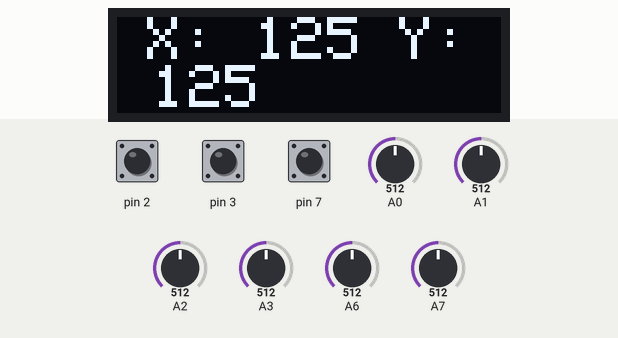
This sketch was run on a simulated Arduino Nano, built with avr-gcc and run on an emulated ATmega328P. Parts: 128×32 one-colour display. The test bench sets the inputs (shaded band); at power-on: A6 = 512, A7 = 512, pin 2 HIGH, pin 3 HIGH, pin 7 HIGH, A0 = 512, A1 = 512, A2 = 512, A3 = 512. The display library's start-up logo is not drawn; no radio packets arrive unless stated.

Above: at 3.3 s.
3.4 s: A6 set to 716
At 4.1 s:
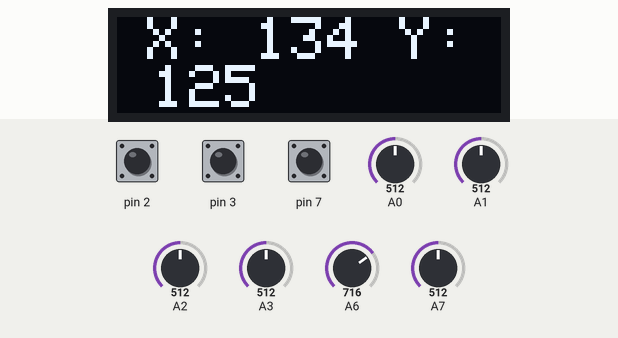
4.9 s: A7 set to 716
At 5.9 s:
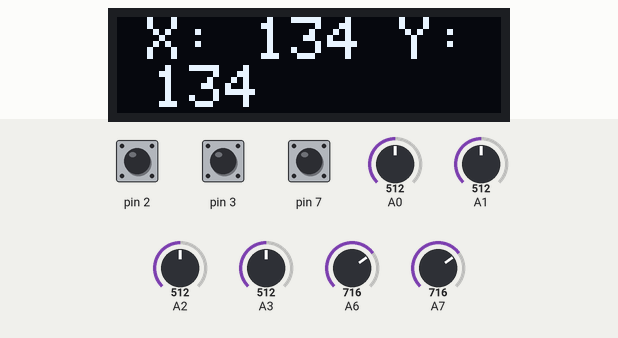
6.5 s: A6 set to 992
At 7.7 s:
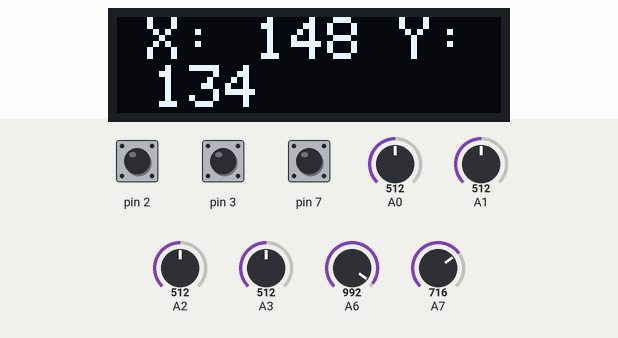
8.0 s: A7 set to 992
At 8.5 s:
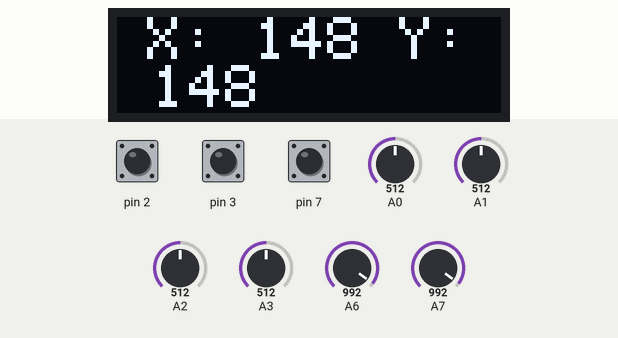
9.5 s: A6 set to 306
At 10.4 s:
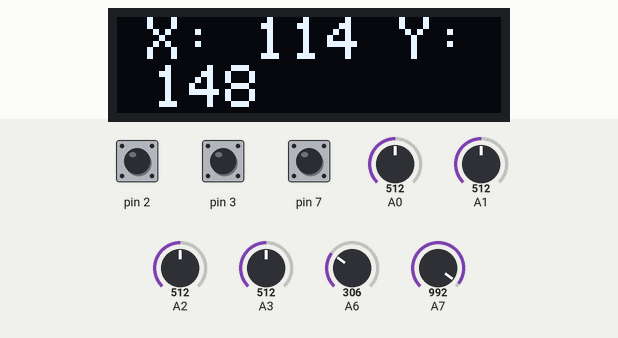
11.0 s: A7 set to 306
At 12.3 s:
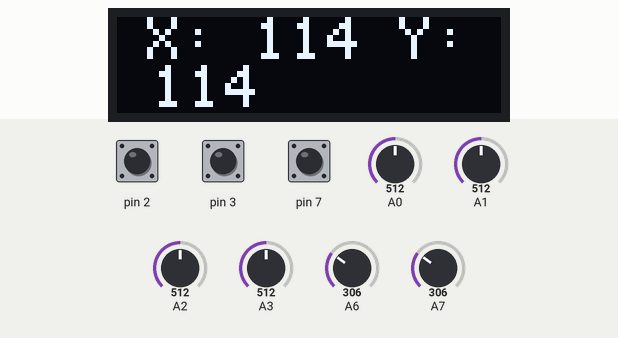
Timing chart, 0 to 13.5 s (numbered marks = the images above; inputs shaded):
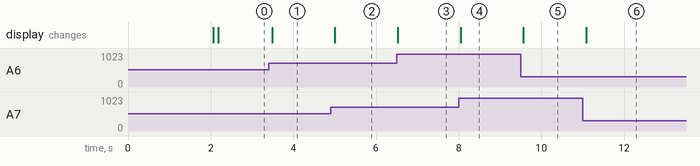

The sketch:

trasmitter.ino
```cpp
#include <SPI.h>
#include <nRF24L01.h>
#include <RF24.h>
#include <SPI.h>
#include <Wire.h>
#include <Adafruit_GFX.h>
#include <Adafruit_SSD1306.h>

#define SCREEN_WIDTH 128 // OLED display width, in pixels
#define SCREEN_HEIGHT 32 // OLED display height, in pixels

// Declaration for an SSD1306 display connected to I2C (SDA, SCL pins)
#define OLED_RESET     4 // Reset pin # (or -1 if sharing Arduino reset pin)
Adafruit_SSD1306 display(SCREEN_WIDTH, SCREEN_HEIGHT, &Wire, OLED_RESET);

struct Data_Package {
  byte j1PotX;
  byte j1PotY;
//  byte j1Button;
  byte j2PotX;
  byte j2PotY;
//  byte j2Button;
  byte button4;
  byte toggle1;
  byte toggle2;
  byte pot1;
  byte pot2;
};

Data_Package data;

RF24 radio(9, 10); // CE, CSN

const byte address[6] = "00001";

void setup() {
  Serial.begin(115200);

  // Buttons
  pinMode(3, INPUT_PULLUP);
  pinMode(7, INPUT_PULLUP);
  pinMode(2, INPUT_PULLUP);

  if(!display.begin(SSD1306_SWITCHCAPVCC, 0x3C)) { // Address 0x3C for 128x32
    Serial.println(F("SSD1306 allocation failed"));
    for(;;); // Don't proceed, loop forever
  }

  radio.begin();
  radio.setAutoAck(false);
  radio.openWritingPipe(address);
  radio.setPALevel(RF24_PA_MIN);
  radio.setDataRate(RF24_250KBPS);
  radio.stopListening();

  display.display();
  delay(2000); // Pause for 2 seconds
  display.clearDisplay();

  drawText("Starting...");

//  radio.printDetails();
}

void loop() {
//  Serial.print("Is fail: ");
//  Serial.println(radio.failureDetected);
  data.j1PotX = map(analogRead(A6), 0, 1023, 100, 150);
  data.j1PotY = map(analogRead(A7), 0, 1023, 100, 150);
  data.j2PotX = map(analogRead(A3), 0, 1023, 100, 150);
  data.j2PotY = map(analogRead(A2), 0, 1023, 100, 150);
  data.pot1 = map(analogRead(A1), 0, 1023, 0, 255);
  data.pot2 = map(analogRead(A0), 0, 1023, 0, 255);
  data.button4 = digitalRead(3);
  data.toggle1 = digitalRead(7);
  data.toggle2 = digitalRead(2);

//Serial.print(data.j1PotX);
//Serial.print(", ");
//Serial.print(data.j1PotY);
//Serial.print(", ");
//Serial.print(data.j2PotX);
//Serial.print(", ");
//Serial.print(data.j2PotY);
//Serial.print(", ");
//Serial.print(data.pot1);
//Serial.print(", ");
//Serial.print(data.pot2);
//Serial.print(", ");
//Serial.print(data.button4 == HIGH ? 100 : 0);
//Serial.print(", ");
//Serial.print(data.toggle1 == HIGH ? 100 : 0);
//Serial.print(", ");
//Serial.print(data.toggle2 == HIGH ? 100 : 0);
//Serial.println("");

//  unsigned long current_time = micros();
//  String timeString = "Time :";
//  timeString += current_time;
//  char text[32];
//  timeString.toCharArray(text, 32);
////  char text[] = "Time " + String(current_time, DEC);
//  radio.write(&text, sizeof(text));
//  radio.write(&current_time, sizeof(unsigned long));

  radio.write(&data, sizeof(Data_Package));

  drawText("X: "+ String(data.j1PotX) +" Y: "+ String(data.j1PotY));

  delay(100);

////  Serial.print("X-axis: ");
//  Serial.print(analogRead(X_pin));
//  Serial.print(",");
////  Serial.print("\n");
////  Serial.print("Y-axis: ");
//  Serial.println(analogRead(Y_pin));
////  Serial.print("\n\n");
//  delay(500);
}

void drawText(String text) {
  display.clearDisplay();

  display.setTextSize(2); // Draw 2X-scale text
  display.setTextColor(WHITE);
  display.setCursor(10, 0);
  display.println(text);
  display.display();
  delay(100);
}
```

Measured:
- after the input at 3.4 s, the display: changes after 0.08 s (image 1)
- after the input at 4.9 s, the display: changes after 0.10 s (image 2)
- after the input at 6.5 s, the display: changes at once (image 3)
- after the input at 8.0 s, the display: changes at once (image 4)
- after the input at 9.5 s, the display: changes after 0.06 s (image 5)
- after the input at 11.0 s, the display: changes after 0.08 s (image 6)
